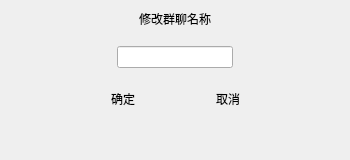
<?xml version="1.0" encoding="UTF-8"?>
<ui version="4.0">
 <class>TNInputGroupChatNameDialog</class>
 <widget class="QDialog" name="TNInputGroupChatNameDialog">
  <property name="geometry">
   <rect>
    <x>0</x>
    <y>0</y>
    <width>350</width>
    <height>160</height>
   </rect>
  </property>
  <property name="minimumSize">
   <size>
    <width>350</width>
    <height>160</height>
   </size>
  </property>
  <property name="maximumSize">
   <size>
    <width>350</width>
    <height>160</height>
   </size>
  </property>
  <property name="windowTitle">
   <string>Dialog</string>
  </property>
  <layout class="QVBoxLayout" name="verticalLayout_2">
   <property name="leftMargin">
    <number>0</number>
   </property>
   <property name="topMargin">
    <number>0</number>
   </property>
   <property name="rightMargin">
    <number>0</number>
   </property>
   <property name="bottomMargin">
    <number>0</number>
   </property>
   <item>
    <layout class="QVBoxLayout" name="verticalLayout">
     <item>
      <layout class="QHBoxLayout" name="horizontalLayout" stretch="1">
       <property name="leftMargin">
        <number>0</number>
       </property>
       <property name="topMargin">
        <number>10</number>
       </property>
       <property name="rightMargin">
        <number>0</number>
       </property>
       <item>
        <widget class="QLabel" name="confirmTitleLabel">
         <property name="text">
          <string>修改群聊名称</string>
         </property>
         <property name="alignment">
          <set>Qt::AlignCenter</set>
         </property>
        </widget>
       </item>
      </layout>
     </item>
     <item>
      <layout class="QHBoxLayout" name="horizontalLayout_3">
       <property name="leftMargin">
        <number>0</number>
       </property>
       <property name="topMargin">
        <number>12</number>
       </property>
       <property name="bottomMargin">
        <number>12</number>
       </property>
       <item>
        <spacer name="horizontalSpacer_5">
         <property name="orientation">
          <enum>Qt::Horizontal</enum>
         </property>
         <property name="sizeHint" stdset="0">
          <size>
           <width>20</width>
           <height>20</height>
          </size>
         </property>
        </spacer>
       </item>
       <item>
        <widget class="TNEmotionLineEdit" name="groupChatLineEdit">
         <property name="maxLength">
          <number>30</number>
         </property>
        </widget>
       </item>
       <item>
        <spacer name="horizontalSpacer_3">
         <property name="orientation">
          <enum>Qt::Horizontal</enum>
         </property>
         <property name="sizeType">
          <enum>QSizePolicy::Expanding</enum>
         </property>
         <property name="sizeHint" stdset="0">
          <size>
           <width>20</width>
           <height>20</height>
          </size>
         </property>
        </spacer>
       </item>
      </layout>
     </item>
     <item>
      <layout class="QHBoxLayout" name="horizontalLayout_2">
       <property name="spacing">
        <number>25</number>
       </property>
       <property name="topMargin">
        <number>0</number>
       </property>
       <item>
        <spacer name="horizontalSpacer">
         <property name="orientation">
          <enum>Qt::Horizontal</enum>
         </property>
         <property name="sizeHint" stdset="0">
          <size>
           <width>40</width>
           <height>20</height>
          </size>
         </property>
        </spacer>
       </item>
       <item>
        <widget class="QPushButton" name="groupNameOkButton">
         <property name="cursor">
          <cursorShape>PointingHandCursor</cursorShape>
         </property>
         <property name="text">
          <string>确定</string>
         </property>
         <property name="flat">
          <bool>true</bool>
         </property>
        </widget>
       </item>
       <item>
        <widget class="QPushButton" name="dialogCloseButton">
         <property name="cursor">
          <cursorShape>PointingHandCursor</cursorShape>
         </property>
         <property name="text">
          <string>取消</string>
         </property>
         <property name="flat">
          <bool>true</bool>
         </property>
        </widget>
       </item>
       <item>
        <spacer name="horizontalSpacer_2">
         <property name="orientation">
          <enum>Qt::Horizontal</enum>
         </property>
         <property name="sizeHint" stdset="0">
          <size>
           <width>40</width>
           <height>20</height>
          </size>
         </property>
        </spacer>
       </item>
      </layout>
     </item>
     <item>
      <spacer name="verticalSpacer">
       <property name="orientation">
        <enum>Qt::Vertical</enum>
       </property>
       <property name="sizeHint" stdset="0">
        <size>
         <width>20</width>
         <height>40</height>
        </size>
       </property>
      </spacer>
     </item>
    </layout>
   </item>
  </layout>
 </widget>
 <customwidgets>
  <customwidget>
   <class>TNEmotionLineEdit</class>
   <extends>QLineEdit</extends>
   <header location="global">emotion/TNEmotionLineEdit.h</header>
  </customwidget>
 </customwidgets>
 <resources/>
 <connections/>
</ui>
